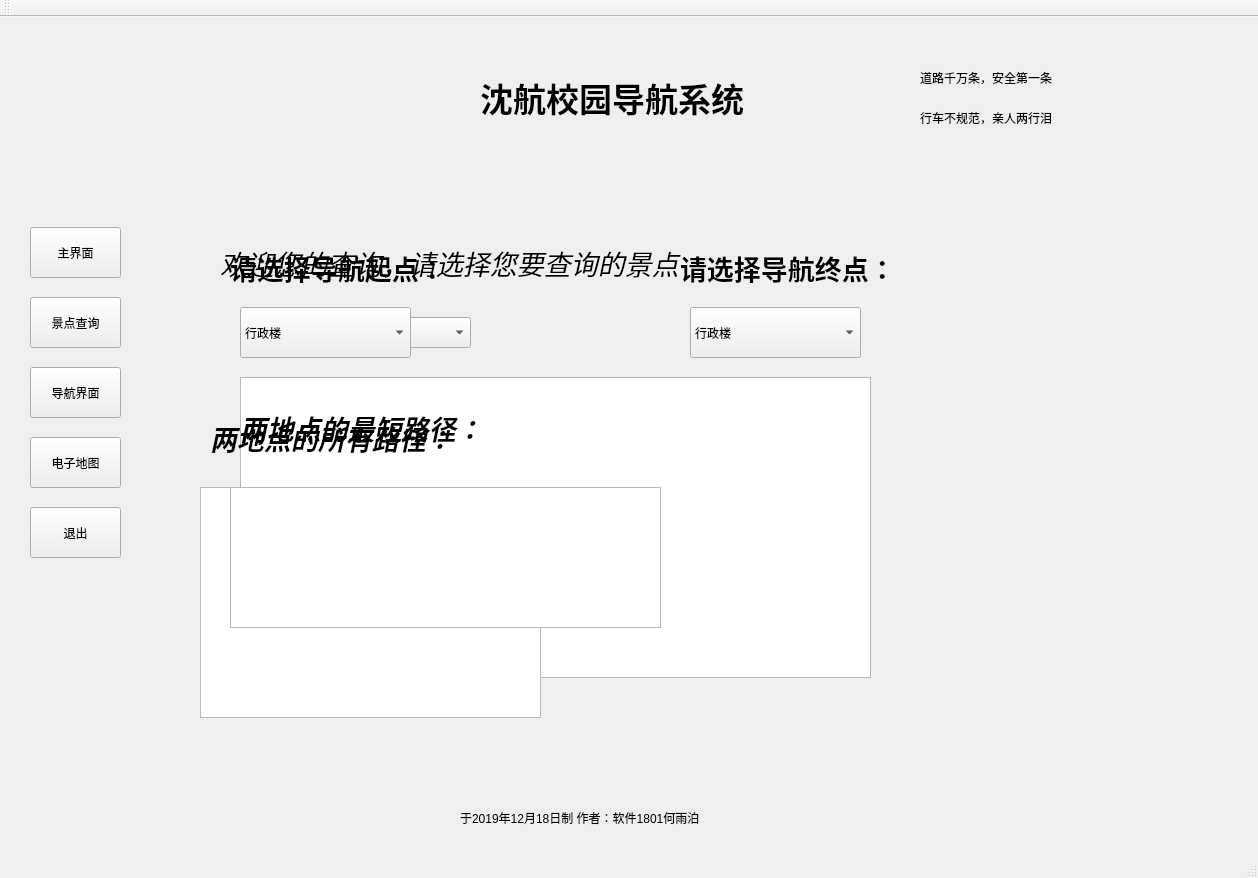
<?xml version="1.0" encoding="UTF-8"?>
<ui version="4.0">
 <class>MainWindow</class>
 <widget class="QMainWindow" name="MainWindow">
  <property name="geometry">
   <rect>
    <x>0</x>
    <y>0</y>
    <width>1258</width>
    <height>878</height>
   </rect>
  </property>
  <property name="windowTitle">
   <string>MainWindow</string>
  </property>
  <property name="styleSheet">
   <string notr="true"/>
  </property>
  <widget class="QWidget" name="centralWidget">
   <widget class="QLabel" name="xh">
    <property name="geometry">
     <rect>
      <x>-20</x>
      <y>20</y>
      <width>211</width>
      <height>121</height>
     </rect>
    </property>
    <property name="styleSheet">
     <string notr="true">image: url(:/new/prefix1/picture/xh.jpg);</string>
    </property>
    <property name="text">
     <string/>
    </property>
   </widget>
   <widget class="QLabel" name="title">
    <property name="geometry">
     <rect>
      <x>480</x>
      <y>20</y>
      <width>361</width>
      <height>121</height>
     </rect>
    </property>
    <property name="font">
     <font>
      <pointsize>25</pointsize>
      <weight>75</weight>
      <bold>true</bold>
     </font>
    </property>
    <property name="text">
     <string>沈航校园导航系统</string>
    </property>
   </widget>
   <widget class="QPushButton" name="pu_1">
    <property name="geometry">
     <rect>
      <x>30</x>
      <y>210</y>
      <width>91</width>
      <height>51</height>
     </rect>
    </property>
    <property name="text">
     <string>主界面</string>
    </property>
   </widget>
   <widget class="QPushButton" name="pu_2">
    <property name="geometry">
     <rect>
      <x>30</x>
      <y>280</y>
      <width>91</width>
      <height>51</height>
     </rect>
    </property>
    <property name="text">
     <string>景点查询</string>
    </property>
   </widget>
   <widget class="QPushButton" name="pu_3">
    <property name="geometry">
     <rect>
      <x>30</x>
      <y>350</y>
      <width>91</width>
      <height>51</height>
     </rect>
    </property>
    <property name="text">
     <string>导航界面</string>
    </property>
   </widget>
   <widget class="QPushButton" name="pu_4">
    <property name="geometry">
     <rect>
      <x>30</x>
      <y>420</y>
      <width>91</width>
      <height>51</height>
     </rect>
    </property>
    <property name="text">
     <string>电子地图</string>
    </property>
   </widget>
   <widget class="QPushButton" name="pu_5">
    <property name="geometry">
     <rect>
      <x>30</x>
      <y>490</y>
      <width>91</width>
      <height>51</height>
     </rect>
    </property>
    <property name="text">
     <string>退出</string>
    </property>
   </widget>
   <widget class="QTextEdit" name="cx_edit">
    <property name="geometry">
     <rect>
      <x>240</x>
      <y>360</y>
      <width>631</width>
      <height>301</height>
     </rect>
    </property>
    <property name="html">
     <string>&lt;!DOCTYPE HTML PUBLIC &quot;-//W3C//DTD HTML 4.0//EN&quot; &quot;http://www.w3.org/TR/REC-html40/strict.dtd&quot;&gt;
&lt;html&gt;&lt;head&gt;&lt;meta name=&quot;qrichtext&quot; content=&quot;1&quot; /&gt;&lt;style type=&quot;text/css&quot;&gt;
p, li { white-space: pre-wrap; }
&lt;/style&gt;&lt;/head&gt;&lt;body style=&quot; font-family:'SimSun'; font-size:9pt; font-weight:400; font-style:normal;&quot;&gt;
&lt;p style=&quot;-qt-paragraph-type:empty; margin-top:0px; margin-bottom:0px; margin-left:0px; margin-right:0px; -qt-block-indent:0; text-indent:0px;&quot;&gt;&lt;br /&gt;&lt;/p&gt;&lt;/body&gt;&lt;/html&gt;</string>
    </property>
   </widget>
   <widget class="QLabel" name="znj">
    <property name="geometry">
     <rect>
      <x>220</x>
      <y>10</y>
      <width>181</width>
      <height>131</height>
     </rect>
    </property>
    <property name="styleSheet">
     <string notr="true">image: url(:/new/prefix1/znz.jpg);</string>
    </property>
    <property name="text">
     <string/>
    </property>
   </widget>
   <widget class="QLabel" name="poem2">
    <property name="geometry">
     <rect>
      <x>920</x>
      <y>80</y>
      <width>171</width>
      <height>41</height>
     </rect>
    </property>
    <property name="text">
     <string>行车不规范，亲人两行泪</string>
    </property>
   </widget>
   <widget class="QLabel" name="poem1">
    <property name="geometry">
     <rect>
      <x>920</x>
      <y>40</y>
      <width>171</width>
      <height>41</height>
     </rect>
    </property>
    <property name="text">
     <string>道路千万条，安全第一条</string>
    </property>
   </widget>
   <widget class="QLabel" name="name">
    <property name="geometry">
     <rect>
      <x>460</x>
      <y>790</y>
      <width>411</width>
      <height>21</height>
     </rect>
    </property>
    <property name="text">
     <string>于2019年12月18日制 作者：软件1801何雨泊</string>
    </property>
   </widget>
   <widget class="QLabel" name="cx_label">
    <property name="geometry">
     <rect>
      <x>220</x>
      <y>190</y>
      <width>611</width>
      <height>111</height>
     </rect>
    </property>
    <property name="font">
     <font>
      <pointsize>20</pointsize>
      <italic>true</italic>
     </font>
    </property>
    <property name="text">
     <string>欢迎您的查询，请选择您要查询的景点</string>
    </property>
   </widget>
   <widget class="QComboBox" name="cx">
    <property name="geometry">
     <rect>
      <x>270</x>
      <y>300</y>
      <width>201</width>
      <height>31</height>
     </rect>
    </property>
    <item>
     <property name="text">
      <string>行政楼</string>
     </property>
    </item>
    <item>
     <property name="text">
      <string>经管楼</string>
     </property>
    </item>
    <item>
     <property name="text">
      <string>逸夫馆</string>
     </property>
    </item>
    <item>
     <property name="text">
      <string>工程训练中心</string>
     </property>
    </item>
    <item>
     <property name="text">
      <string>航空宇航馆</string>
     </property>
    </item>
    <item>
     <property name="text">
      <string>综合教学楼</string>
     </property>
    </item>
    <item>
     <property name="text">
      <string>图书馆</string>
     </property>
    </item>
    <item>
     <property name="text">
      <string>机械馆</string>
     </property>
    </item>
    <item>
     <property name="text">
      <string>艺术馆</string>
     </property>
    </item>
    <item>
     <property name="text">
      <string>体育馆</string>
     </property>
    </item>
    <item>
     <property name="text">
      <string>综合体育场</string>
     </property>
    </item>
    <item>
     <property name="text">
      <string>大学生活动中心</string>
     </property>
    </item>
    <item>
     <property name="text">
      <string>蓝天剧场</string>
     </property>
    </item>
    <item>
     <property name="text">
      <string>大学生飞行器创新实践基地</string>
     </property>
    </item>
    <item>
     <property name="text">
      <string>创新创业楼</string>
     </property>
    </item>
    <item>
     <property name="text">
      <string>国际教育学院</string>
     </property>
    </item>
    <item>
     <property name="text">
      <string>南区足球场</string>
     </property>
    </item>
    <item>
     <property name="text">
      <string>南区食堂</string>
     </property>
    </item>
    <item>
     <property name="text">
      <string>友谊会馆</string>
     </property>
    </item>
    <item>
     <property name="text">
      <string>南区篮球场</string>
     </property>
    </item>
    <item>
     <property name="text">
      <string>校医院</string>
     </property>
    </item>
    <item>
     <property name="text">
      <string>南区学生公寓</string>
     </property>
    </item>
    <item>
     <property name="text">
      <string>网球场</string>
     </property>
    </item>
    <item>
     <property name="text">
      <string>北区食堂</string>
     </property>
    </item>
    <item>
     <property name="text">
      <string>北区学生公寓</string>
     </property>
    </item>
    <item>
     <property name="text">
      <string>北区运动场</string>
     </property>
    </item>
    <item>
     <property name="text">
      <string>通航实验楼</string>
     </property>
    </item>
    <item>
     <property name="text">
      <string>重点学科实验室</string>
     </property>
    </item>
    <item>
     <property name="text">
      <string>热能实验楼</string>
     </property>
    </item>
    <item>
     <property name="text">
      <string>蒲新教师公寓</string>
     </property>
    </item>
   </widget>
   <widget class="QLabel" name="main_pic">
    <property name="geometry">
     <rect>
      <x>160</x>
      <y>220</y>
      <width>1021</width>
      <height>491</height>
     </rect>
    </property>
    <property name="styleSheet">
     <string notr="true">image: url(:/new/prefix1/qyh.jpg);</string>
    </property>
    <property name="text">
     <string/>
    </property>
   </widget>
   <widget class="QLabel" name="cx_begin_na">
    <property name="geometry">
     <rect>
      <x>230</x>
      <y>220</y>
      <width>281</width>
      <height>61</height>
     </rect>
    </property>
    <property name="font">
     <font>
      <pointsize>20</pointsize>
      <weight>75</weight>
      <bold>true</bold>
     </font>
    </property>
    <property name="contextMenuPolicy">
     <enum>Qt::NoContextMenu</enum>
    </property>
    <property name="text">
     <string>请选择导航起点：</string>
    </property>
   </widget>
   <widget class="QLabel" name="cx_end_na">
    <property name="geometry">
     <rect>
      <x>680</x>
      <y>220</y>
      <width>281</width>
      <height>61</height>
     </rect>
    </property>
    <property name="font">
     <font>
      <pointsize>20</pointsize>
      <weight>75</weight>
      <bold>true</bold>
     </font>
    </property>
    <property name="contextMenuPolicy">
     <enum>Qt::NoContextMenu</enum>
    </property>
    <property name="text">
     <string>请选择导航终点：</string>
    </property>
   </widget>
   <widget class="QComboBox" name="dh_begin">
    <property name="geometry">
     <rect>
      <x>240</x>
      <y>290</y>
      <width>171</width>
      <height>51</height>
     </rect>
    </property>
    <item>
     <property name="text">
      <string>行政楼</string>
     </property>
    </item>
    <item>
     <property name="text">
      <string>经管楼</string>
     </property>
    </item>
    <item>
     <property name="text">
      <string>逸夫馆</string>
     </property>
    </item>
    <item>
     <property name="text">
      <string>工程训练中心</string>
     </property>
    </item>
    <item>
     <property name="text">
      <string>航空宇航馆</string>
     </property>
    </item>
    <item>
     <property name="text">
      <string>综合教学楼</string>
     </property>
    </item>
    <item>
     <property name="text">
      <string>图书馆</string>
     </property>
    </item>
    <item>
     <property name="text">
      <string>机械馆</string>
     </property>
    </item>
    <item>
     <property name="text">
      <string>艺术馆</string>
     </property>
    </item>
    <item>
     <property name="text">
      <string>体育馆</string>
     </property>
    </item>
    <item>
     <property name="text">
      <string>综合体育场</string>
     </property>
    </item>
    <item>
     <property name="text">
      <string>大学生活动中心</string>
     </property>
    </item>
    <item>
     <property name="text">
      <string>蓝天剧场</string>
     </property>
    </item>
    <item>
     <property name="text">
      <string>大学生飞行器创新实践基地</string>
     </property>
    </item>
    <item>
     <property name="text">
      <string>创新创业楼</string>
     </property>
    </item>
    <item>
     <property name="text">
      <string>国际教育学院</string>
     </property>
    </item>
    <item>
     <property name="text">
      <string>南区足球场</string>
     </property>
    </item>
    <item>
     <property name="text">
      <string>南区食堂</string>
     </property>
    </item>
    <item>
     <property name="text">
      <string>友谊会馆</string>
     </property>
    </item>
    <item>
     <property name="text">
      <string>南区篮球场</string>
     </property>
    </item>
    <item>
     <property name="text">
      <string>校医院</string>
     </property>
    </item>
    <item>
     <property name="text">
      <string>南区学生公寓</string>
     </property>
    </item>
    <item>
     <property name="text">
      <string>网球场</string>
     </property>
    </item>
    <item>
     <property name="text">
      <string>北区食堂</string>
     </property>
    </item>
    <item>
     <property name="text">
      <string>北区学生公寓</string>
     </property>
    </item>
    <item>
     <property name="text">
      <string>北区运动场</string>
     </property>
    </item>
    <item>
     <property name="text">
      <string>通航实验楼</string>
     </property>
    </item>
    <item>
     <property name="text">
      <string>重点学科实验室</string>
     </property>
    </item>
    <item>
     <property name="text">
      <string>热能实验楼</string>
     </property>
    </item>
    <item>
     <property name="text">
      <string>蒲新教师公寓</string>
     </property>
    </item>
   </widget>
   <widget class="QComboBox" name="dh_end">
    <property name="geometry">
     <rect>
      <x>690</x>
      <y>290</y>
      <width>171</width>
      <height>51</height>
     </rect>
    </property>
    <item>
     <property name="text">
      <string>行政楼</string>
     </property>
    </item>
    <item>
     <property name="text">
      <string>经管楼</string>
     </property>
    </item>
    <item>
     <property name="text">
      <string>逸夫馆</string>
     </property>
    </item>
    <item>
     <property name="text">
      <string>工程训练中心</string>
     </property>
    </item>
    <item>
     <property name="text">
      <string>航空宇航馆</string>
     </property>
    </item>
    <item>
     <property name="text">
      <string>综合教学楼</string>
     </property>
    </item>
    <item>
     <property name="text">
      <string>图书馆</string>
     </property>
    </item>
    <item>
     <property name="text">
      <string>机械馆</string>
     </property>
    </item>
    <item>
     <property name="text">
      <string>艺术馆</string>
     </property>
    </item>
    <item>
     <property name="text">
      <string>体育馆</string>
     </property>
    </item>
    <item>
     <property name="text">
      <string>综合体育场</string>
     </property>
    </item>
    <item>
     <property name="text">
      <string>大学生活动中心</string>
     </property>
    </item>
    <item>
     <property name="text">
      <string>蓝天剧场</string>
     </property>
    </item>
    <item>
     <property name="text">
      <string>大学生飞行器创新实践基地</string>
     </property>
    </item>
    <item>
     <property name="text">
      <string>创新创业楼</string>
     </property>
    </item>
    <item>
     <property name="text">
      <string>国际教育学院</string>
     </property>
    </item>
    <item>
     <property name="text">
      <string>南区足球场</string>
     </property>
    </item>
    <item>
     <property name="text">
      <string>南区食堂</string>
     </property>
    </item>
    <item>
     <property name="text">
      <string>友谊会馆</string>
     </property>
    </item>
    <item>
     <property name="text">
      <string>南区篮球场</string>
     </property>
    </item>
    <item>
     <property name="text">
      <string>校医院</string>
     </property>
    </item>
    <item>
     <property name="text">
      <string>南区学生公寓</string>
     </property>
    </item>
    <item>
     <property name="text">
      <string>网球场</string>
     </property>
    </item>
    <item>
     <property name="text">
      <string>北区食堂</string>
     </property>
    </item>
    <item>
     <property name="text">
      <string>北区学生公寓</string>
     </property>
    </item>
    <item>
     <property name="text">
      <string>北区运动场</string>
     </property>
    </item>
    <item>
     <property name="text">
      <string>通航实验楼</string>
     </property>
    </item>
    <item>
     <property name="text">
      <string>重点学科实验室</string>
     </property>
    </item>
    <item>
     <property name="text">
      <string>热能实验楼</string>
     </property>
    </item>
    <item>
     <property name="text">
      <string>蒲新教师公寓</string>
     </property>
    </item>
   </widget>
   <widget class="QTextEdit" name="all_line">
    <property name="geometry">
     <rect>
      <x>200</x>
      <y>470</y>
      <width>341</width>
      <height>231</height>
     </rect>
    </property>
   </widget>
   <widget class="QTextEdit" name="min_line">
    <property name="geometry">
     <rect>
      <x>230</x>
      <y>470</y>
      <width>431</width>
      <height>141</height>
     </rect>
    </property>
   </widget>
   <widget class="QLabel" name="all_na">
    <property name="geometry">
     <rect>
      <x>210</x>
      <y>390</y>
      <width>331</width>
      <height>61</height>
     </rect>
    </property>
    <property name="font">
     <font>
      <pointsize>20</pointsize>
      <weight>75</weight>
      <italic>true</italic>
      <bold>true</bold>
     </font>
    </property>
    <property name="text">
     <string>两地点的所有路径：</string>
    </property>
   </widget>
   <widget class="QLabel" name="min_na">
    <property name="geometry">
     <rect>
      <x>240</x>
      <y>380</y>
      <width>331</width>
      <height>61</height>
     </rect>
    </property>
    <property name="font">
     <font>
      <pointsize>20</pointsize>
      <weight>75</weight>
      <italic>true</italic>
      <bold>true</bold>
     </font>
    </property>
    <property name="text">
     <string>两地点的最短路径：</string>
    </property>
   </widget>
   <widget class="QLabel" name="map">
    <property name="geometry">
     <rect>
      <x>220</x>
      <y>270</y>
      <width>811</width>
      <height>431</height>
     </rect>
    </property>
    <property name="styleSheet">
     <string notr="true">image: url(:/new/prefix1/picture/map.jpg);</string>
    </property>
    <property name="text">
     <string/>
    </property>
   </widget>
  </widget>
  <widget class="QMenuBar" name="menuBar">
   <property name="geometry">
    <rect>
     <x>0</x>
     <y>0</y>
     <width>1258</width>
     <height>26</height>
    </rect>
   </property>
  </widget>
  <widget class="QToolBar" name="mainToolBar">
   <attribute name="toolBarArea">
    <enum>TopToolBarArea</enum>
   </attribute>
   <attribute name="toolBarBreak">
    <bool>false</bool>
   </attribute>
  </widget>
  <widget class="QStatusBar" name="statusBar"/>
 </widget>
 <layoutdefault spacing="6" margin="11"/>
 <resources/>
 <connections/>
</ui>
